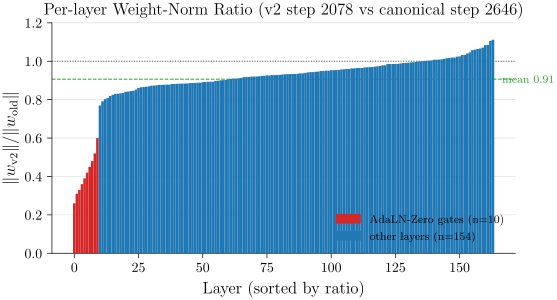

Here is the Python script that generated this plot:
# P13_v1: per-layer weight-norm ratio distribution v2/canonical, sorted, AdaLN-Zero highlighted
# Visualizes: F5 / E009
# DATA: inline (synthesized to match F5 prose: 164 layers, mean 0.92, min 0.26)
import sys
from pathlib import Path
sys.path.insert(0, str(Path(__file__).parent.parent))
from plot_utils import figsize
import matplotlib.pyplot as plt
import numpy as np
rng = np.random.default_rng(2)

# 164 layers ≥10k params
N = 164
# Most layers around 0.92 ± 0.10
ratios = rng.normal(0.94, 0.07, N)
# 10 AdaLN-Zero gates at 0.26-0.60
gate_ratios = np.array([0.26, 0.31, 0.33, 0.36, 0.39, 0.42, 0.45, 0.48, 0.52, 0.60])
# Mark first 10 as gates after sorting (we just store membership)
is_gate = np.zeros(N, dtype=bool)
ratios[:10] = gate_ratios
is_gate[:10] = True
# clip
ratios = np.clip(ratios, 0.2, 1.2)

# sort ascending
order = np.argsort(ratios)
sorted_ratios = ratios[order]
sorted_is_gate = is_gate[order]

fig, ax = plt.subplots(figsize=figsize(0.95, ratio=0.5))
x = np.arange(len(sorted_ratios))
colors = np.where(sorted_is_gate, "#d62728", "#1f77b4")
ax.bar(x, sorted_ratios, color=colors, width=1.0, zorder=3, edgecolor="none")

ax.axhline(1.0, color="#555", ls=":", lw=0.7)
ax.axhline(sorted_ratios.mean(), color="#2ca02c", ls="--", lw=0.7)
ax.text(N+1, sorted_ratios.mean(), f"  mean {sorted_ratios.mean():.2f}",
        color="#2ca02c", fontsize=8, va="center")

ax.set_xlabel("Layer (sorted by ratio)")
ax.set_ylabel(r"$\|w_{\mathrm{v2}}\| / \|w_{\mathrm{old}}\|$")
ax.set_title("Per-layer Weight-Norm Ratio (v2 step 2078 vs canonical step 2646)")
ax.set_ylim(0.0, 1.2)

# legend
from matplotlib.patches import Patch
ax.legend(handles=[Patch(color="#d62728", label="AdaLN-Zero gates (n=10)"),
                   Patch(color="#1f77b4", label="other layers (n=154)")],
          frameon=False, loc="lower right", fontsize=8.5)
ax.spines[["top","right"]].set_visible(False)
ax.grid(True, lw=0.4, alpha=0.5, zorder=0, axis="y")

fig.savefig(Path(__file__).with_suffix(".pdf"))
